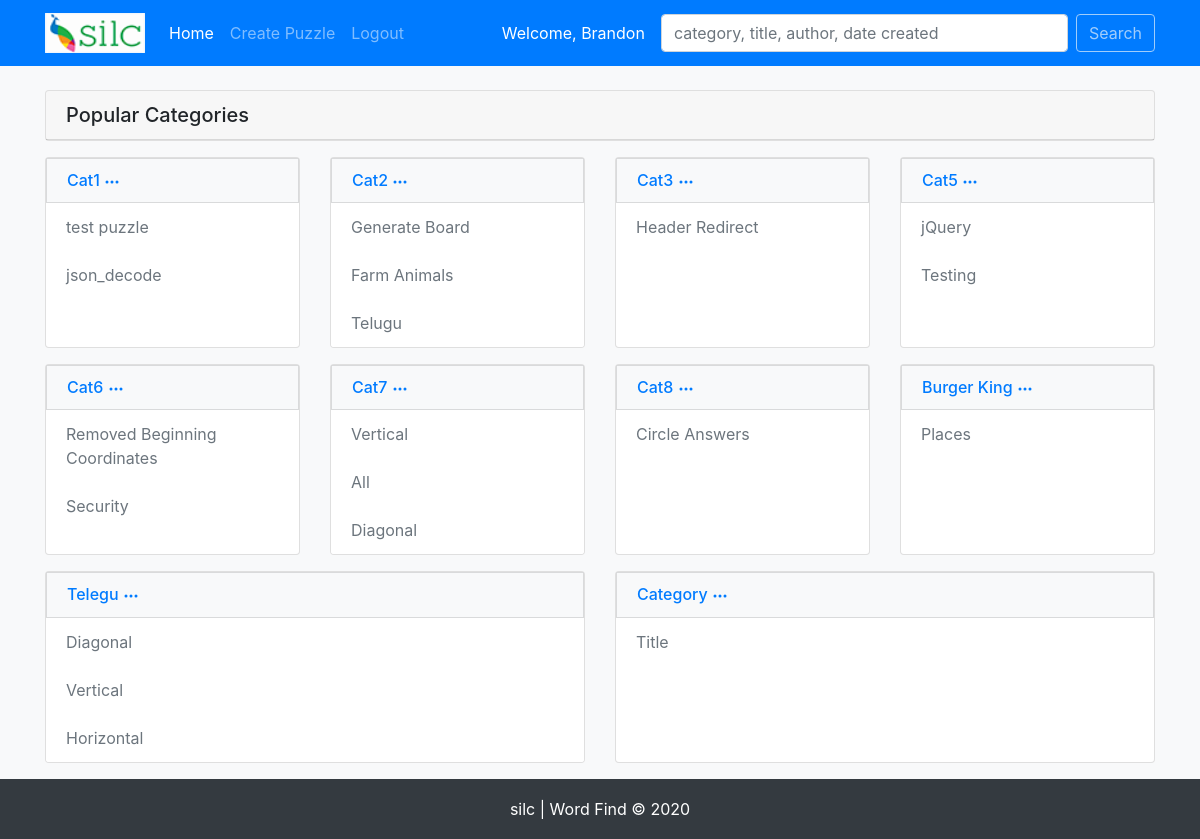
The page / (signed in) on the database its author committed.
### tables this page shows
CREATE TABLE `categories` (
  `cat_id` int(11) NOT NULL,
  `cat_name` varchar(255) NOT NULL
);

### helpers/functions.php (called while the page is built, shortened)
<?php
    function getCategoriesWithTopNResults($pdo){
        $sql = "SELECT cat_name, categories.cat_id,
                SUBSTRING_INDEX(GROUP_CONCAT(puzzles.title ORDER BY puzzles.puzzle_id DESC), ',', 5) AS puzzle_names, -- show top 5 results --
                SUBSTRING_INDEX(GROUP_CONCAT(puzzles.puzzle_id ORDER BY puzzles.puzzle_id DESC), ',', 5) AS puzzle_ids -- id top 5 results --
                FROM puzzles
                INNER JOIN categories
                ON categories.cat_id = puzzles.cat_id
                GROUP BY categories.cat_name
                ORDER BY categories.cat_id
        ";
        $stmt = $pdo->prepare($sql);
        $stmt->execute();
        return $stmt->fetchAll();
    }

### index.php (the view, shortened to what this page needs)
<?php
    include 'includes/header.php';
    $categories = getCategoriesWithTopNResults($pdo);
?>
    <div class="card mt-4">
        <h5 class="card-header">Popular Categories</h5>
    </div>
<?php
    $numOfCols = 4;
    $rowCount = 0;
    foreach($categories as $category):
        $data = [
            'cat_name' => $category->cat_name,
            'puzzle' => explode(',', $category->puzzle_names),
            'puzzle_id' => explode(',', $category->puzzle_ids)
        ];
        if($rowCount % $numOfCols == 0):
?>
        <div class="row">
    <?php
        endif;
        $rowCount++;
    ?>
    <div class="col-md mt-3">
        <div class="card h-100">
            <div class="list-group">
                <h6 class="mb-0"><a href="category.php?categoryId=<?php echo $category->cat_id; ?>" class="list-group-item list-group-item-action bg-light text-primary"><?php echo $category->cat_name; ?>
                    <svg width="1em" height="1em" viewBox="0 0 16 16" class="bi bi-three-dots" fill="currentColor" xmlns="http://www.w3.org/2000/svg">
                        <path fill-rule="evenodd" d="M3 9.5a1.5 1.5 0 1 1 0-3 1.5 1.5 0 0 1 0 3zm5 0a1.5 1.5 0 1 1 0-3 1.5 1.5 0 0 1 0 3zm5 0a1.5 1.5 0 1 1 0-3 1.5 1.5 0 0 1 0 3z"/>
                    </svg>
                </a></h6>
            <?php foreach($data['puzzle'] as $index => $puzzle): ?>
                <a href="puzzle.php?puzzleId=<?php echo $data['puzzle_id'][$index]; ?>" class="list-group-item list-group-item-action text-muted border-0"><?php echo $puzzle; ?></a>
            <?php endforeach; ?>
            </div>
        </div>
    </div>
        <?php
            if($rowCount % $numOfCols == 0): ?>
        </div>
<?php
            endif;
        endforeach;
?>
<?php include('includes/footer.php'); ?>

### rows shown on the page
categories: cat_name "Cat1", puzzle "test puzzle", puzzle "json_decode"
categories: cat_name "Cat2", puzzle "Generate Board", puzzle "Farm Animals", puzzle "Telugu"
categories: cat_name "Cat3", puzzle "Header Redirect"
categories: cat_name "Cat5", puzzle "jQuery", puzzle "Testing"
categories: cat_name "Cat6", puzzle "Removed Beginning Coordinates", puzzle "Security"
categories: cat_name "Cat7", puzzle "Vertical", puzzle "All", puzzle "Diagonal"
categories: cat_name "Cat8", puzzle "Circle Answers"
categories: cat_name "Burger King", puzzle "Places"
categories: cat_name "Telegu", puzzle "Diagonal", puzzle "Vertical", puzzle "Horizontal"
categories: cat_name "Category", puzzle "Title"

### other values the page prints
$_SESSION['user_name'] "Brandon"
